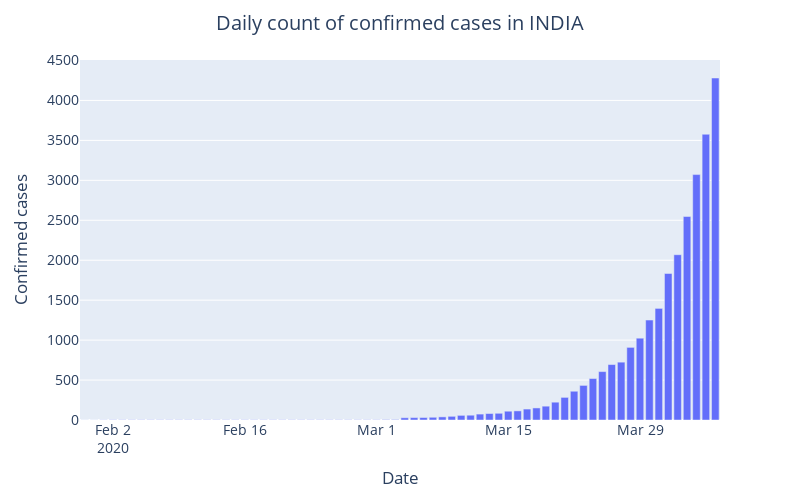
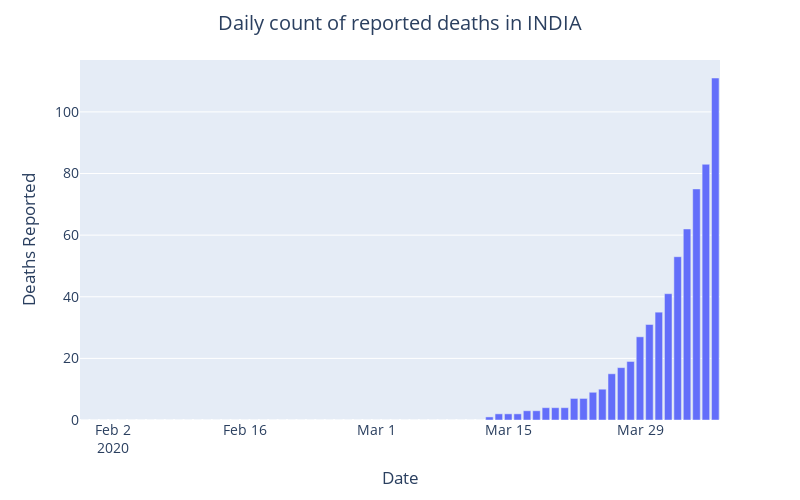
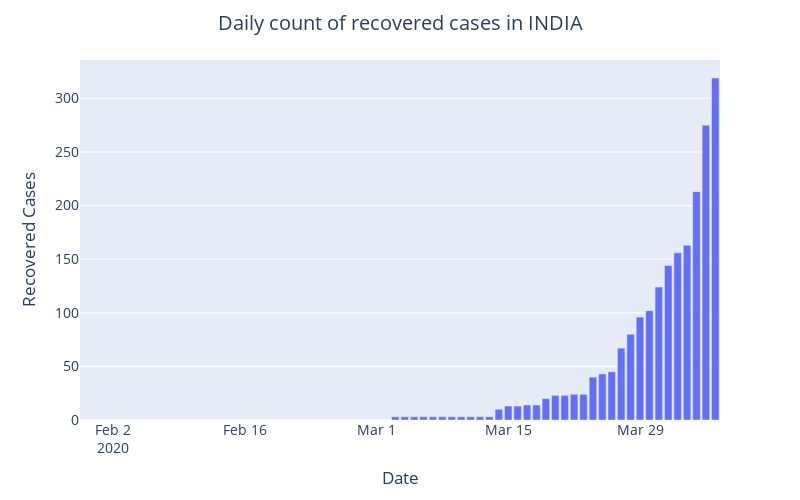

The notebook cell these images were saved under, in order:
### Code cell
# cases over time - confirmed vs deaths
plotDailyReportedCasesOverTime(date_wise_data, "INDIA")
